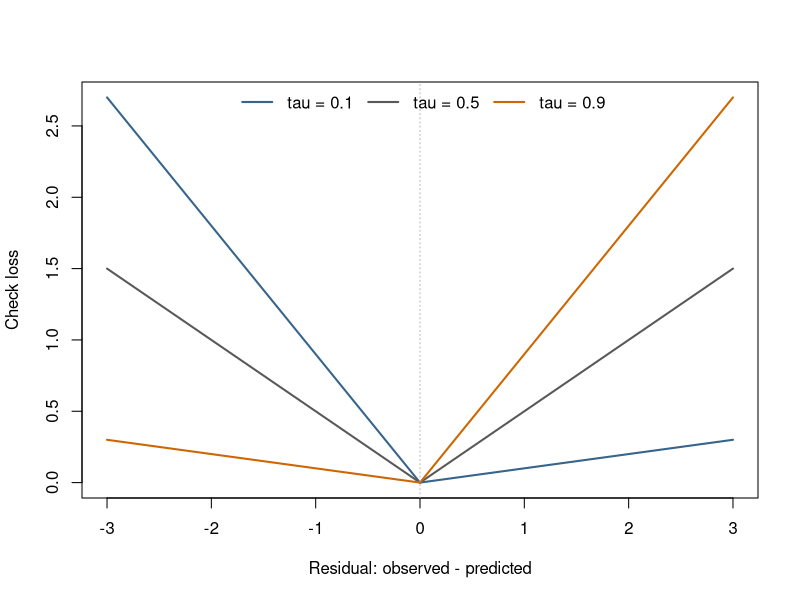
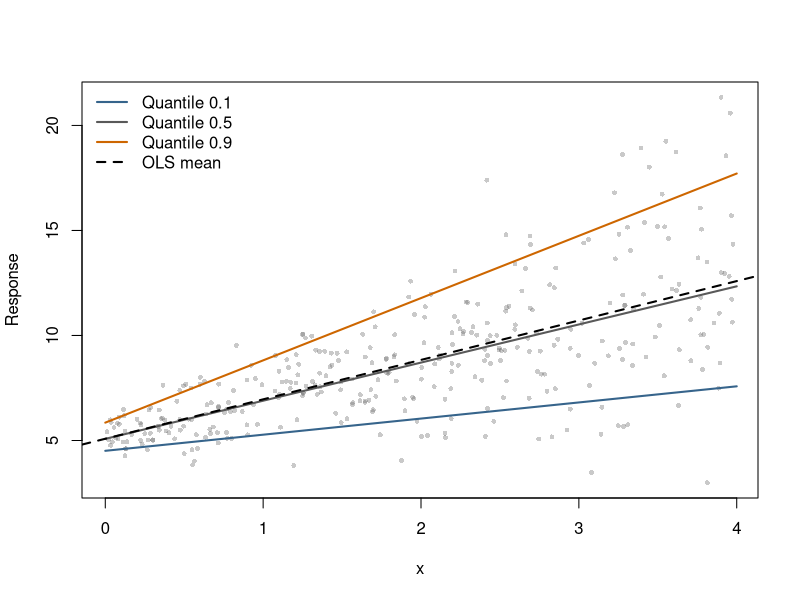

R code for these plots, in order:
## ---- chunk 1
#| label: fig-quantile-check-loss
#| fig-cap: "Check loss for three quantiles. A positive residual means the prediction is too low. The upper-quantile loss penalizes that side more strongly."
#| fig-width: 6.5
#| fig-height: 3.5
check_loss <- function(u, tau) u * (tau - (u < 0))
u <- seq(-3, 3, length.out = 301)
taus <- c(0.1, 0.5, 0.9)
cols <- c("steelblue4", "gray35", "darkorange3")
loss <- sapply(taus, function(tau) check_loss(u, tau))
matplot(u, loss, type = "l", lty = 1, lwd = 2, col = cols,
        xlab = "Residual: observed - predicted", ylab = "Check loss")
abline(v = 0, lty = 3, col = "gray70")
legend("top", legend = paste("tau =", taus), col = cols,
       lty = 1, lwd = 2, bty = "n", horiz = TRUE)
## ---- chunk 2
set.seed(8561)
n <- 350
x <- runif(n, 0, 4)
dat_qr <- data.frame(x, y = 5 + 2 * x +
                      (0.5 + 0.8 * x) * rnorm(n))
fit_mean <- lm(y ~ x, data = dat_qr)
fit_quantiles <- quantreg::rq(y ~ x, tau = taus, data = dat_qr)
round(coef(fit_quantiles), 3)
data.frame(tau = taus, true_slope = 2 + 0.8 * qnorm(taus),
           estimated_slope = unname(coef(fit_quantiles)["x", ]))
## ---- chunk 3
#| label: fig-conditional-quantiles
#| fig-cap: "Fitted conditional quantiles and the OLS mean in simulated data with increasing spread. The growing distance between the lower and upper quantiles reveals variation that a mean line alone does not describe."
#| fig-width: 6.5
#| fig-height: 4.2
new_x <- data.frame(x = seq(0, 4, length.out = 200))
qhat <- predict(fit_quantiles, newdata = new_x)
plot(dat_qr$x, dat_qr$y, pch = 16, cex = 0.65,
     col = adjustcolor("gray40", 0.35), xlab = "x", ylab = "Response")
matlines(new_x$x, qhat, col = cols, lty = 1, lwd = 2)
abline(fit_mean, lty = 2, lwd = 2)
legend("topleft", legend = c(paste("Quantile", taus), "OLS mean"),
       col = c(cols, "black"), lty = c(1, 1, 1, 2), lwd = 2, bty = "n")
## ---- chunk 4
set.seed(8561)
fit_median <- quantreg::rq(y ~ x, tau = 0.5, data = dat_qr)
median_summary <- summary(fit_median, se = "boot", R = 499,
                          bsmethod = "xy")
b <- coef(fit_median)["x"]
se_b <- median_summary$coefficients["x", "Std. Error"]
c(slope = unname(b), bootstrap_SE = se_b,
  lower = unname(b - qnorm(0.975) * se_b),
  upper = unname(b + qnorm(0.975) * se_b))
